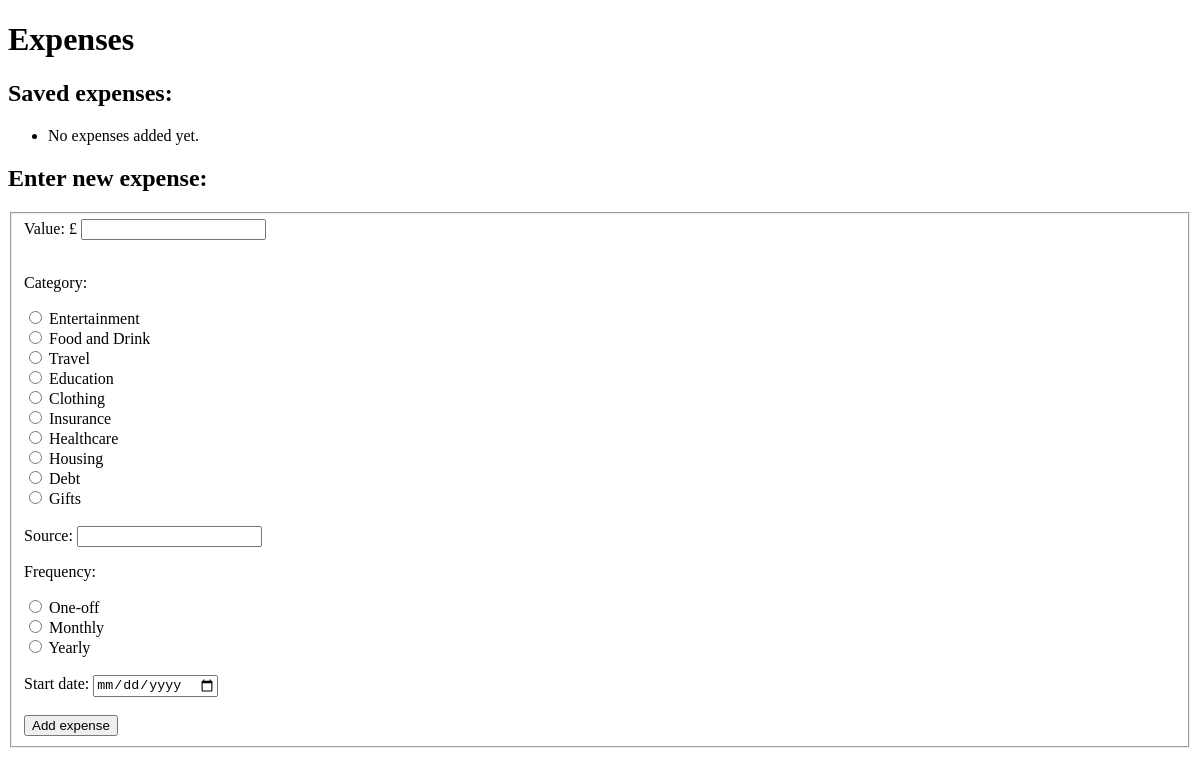
The page /finance/expenses/ on the database as committed earlier.
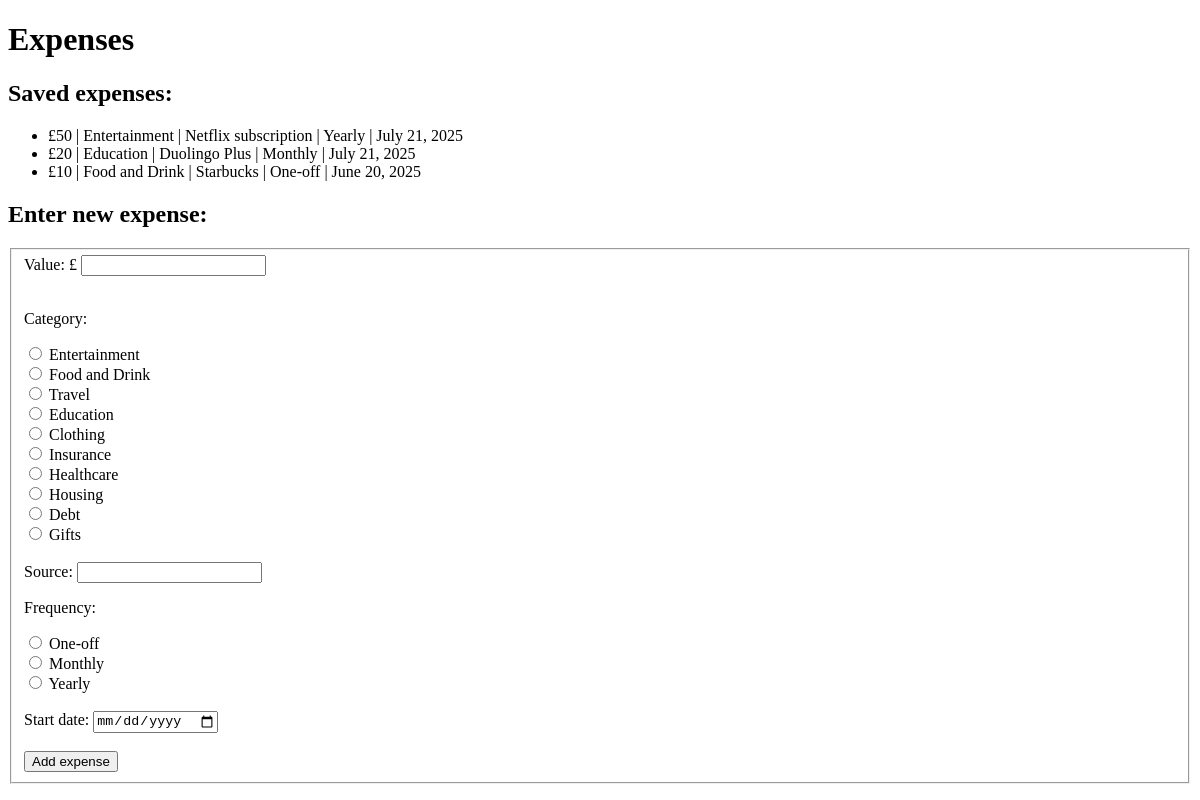
The same page on the database as committed later.
### finance/models.py (models this page shows)
class FinancialObject(models.Model):
    user = models.ForeignKey(User, on_delete=models.CASCADE) # A single user can have many instances of income/expenses/budgets
    value = models.IntegerField(default=0)
    startDate = models.DateField(default=datetime.date.today)
    addDate = models.DateField(default=datetime.date.today)
    class Meta:
        abstract = True # Makes the "FinancialObject" class an Abstract Base Class (ABC)

class Expense(FinancialObject):
    source = models.CharField(default="N/A", max_length=200)
    category = models.CharField(default="Entertainment", max_length=200)
    frequency = models.CharField(default="Monthly", max_length=200)

### finance/views.py (the view)
# urls.py: path("expenses/", views.expenses, name="expenses"),
def expenses(request):
    message = request.GET.get("message", "")
    expenses = Expense.objects.all()
    return render(
        request,
        "finance/expenses.html",
        {
            "expenses": expenses,
            "message": message
        }
    )

### finance/templates/finance/expenses.html (shortened to what this page needs)
<!DOCTYPE html>
<html lang="en">
<head>
</head>
<body>
    <h1>Expenses</h1>
    <h2>Saved expenses:</h2>
    <ul>
    {% if expenses %}
        {% for i in expenses %}
            <li>£{{ i.value }} | {{ i.category }} | {{ i.source }} | {{ i.frequency }} | {{ i.startDate}}</li>
        {% endfor %}
    {% else %}
        <li>No expenses added yet.</li>
    {% endif %}
    </ul>
    <h2>Enter new expense:</h2>
    <form action="{% url 'finance:addExpense' %}" method="post">
        <fieldset>
            <label for="value">Value: £</label>
            <input type="text" id="value" name="value"><br><br>
            <p>Category:</p>
            <input type="radio" id="Entertainment" name="category" value="Entertainment">
            <label for="Entertainment">Entertainment</label><br>
            <input type="radio" id="Food and Drink" name="category" value="Food and Drink">
            <label for="Food and Drink">Food and Drink</label><br>
            <input type="radio" id="Travel" name="category" value="Travel">
            <label for="Travel">Travel</label><br>
            <input type="radio" id="Education" name="category" value="Education">
            <label for="Education">Education</label><br>
            <input type="radio" id="Clothing" name="category" value="Clothing">
            <label for="Clothing">Clothing</label><br>
            <input type="radio" id="Insurance" name="category" value="Insurance">
            <label for="Insurance">Insurance</label><br>
            <input type="radio" id="Healthcare" name="category" value="Healthcare">
            <label for="Healthcare">Healthcare</label><br>
            <input type="radio" id="Housing" name="category" value="Housing">
            <label for="Housing">Housing</label><br>
            <input type="radio" id="Debt" name="category" value="Debt">
            <label for="Debt">Debt</label><br>
            <input type="radio" id="Gifts" name="category" value="Gifts">
            <label for="Gifts">Gifts</label><br><br>
            <label for="source">Source: </label>
            <input type="text" id="source" name="source"><br>
            <p>Frequency:</p>
            <input type="radio" id="one-off" name="frequency" value="One-off">
            <label for="one-off">One-off</label><br>
            <input type="radio" id="monthly" name="frequency" value="Monthly">
            <label for="monthly">Monthly</label><br>
            <input type="radio" id="yearly" name="frequency" value="Yearly">
            <label for="yearly">Yearly</label><br><br>
            <label for="startDate">Start date: </label>
            <input type="date" id="startDate" name="startDate" value=date><br><br>
            <input type="submit" value="Add expense">
        </fieldset>
    </form>
</body>
</html>

Rows that differ between the two databases and show on the page:
added Expense: value "50", category "Entertainment", source "Netflix subscription", frequency "Yearly", startDate "July 21, 2025"
added Expense: value "20", category "Education", source "Duolingo Plus", frequency "Monthly", startDate "July 21, 2025"
added Expense: value "10", category "Food and Drink", source "Starbucks", frequency "One-off", startDate "June 20, 2025"
Other text that changed with them:
text no longer shown: "No expenses added yet."
